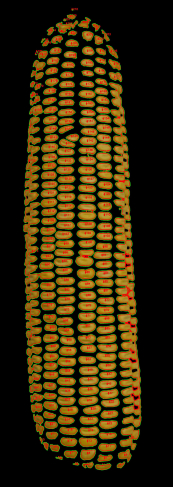
#> input picture wiki_images/otsu_26_batch6.jpg, 173 x 487 px
$ python -i contour.py   (imports and definitions only)   (older library calls are emulated)
#> lines starting #> are read from the running program, lines starting #| are printed output that depends on the picture; after the words box and inside, x2 and y2 are one past the last pixel; in counts of white or black regions, pixels touching at a corner belong together
#> further down, picture is the input picture: shape (487, 173, 3); mean B, G, R 8.4, 40, 54.9
"""Finds the contours of kernels on the ears of corn
Attributes:
    CONTOUR_COLOR (tuple): RGB color value used to draw the contours
    BLOCK_SIZE (int): The pixel size of the square to find a threshold for
    LINE_WIDTH (int): The width of contour lines
    COUNTING_METHODS (list(functions)): List containing all counting functions
"""
from skimage.feature import peak_local_max
from skimage.morphology import watershed
from scipy import ndimage
import cv2
import numpy as np
import collections

# RGB color values
GREY_SCALE_WHITE = 255
BLACK = (0,0,0)
WHITE = (255,255,255)
RED   = (0,0,255)
BLUE  = (255,0,0)

CONTOUR_COLOR = RED
BLOCK_SIZE = 71
LINE_WIDTH = 5

METHOD_NUMBER_BEGINNING = WATERSHED_METHOD = 0
METHOD_NUMBER_ENDING    = OTSU_METHOD      = 1

# [29 lines left out: function find_contours, not called in this run]

def watershed_method(image):
    """Counts the kernels from a masked, contoured image of corn using
       the watershed function

    Args:
        image (openCV Image): An open Image object.
    Returns:
        Named tuple -- A tuple containing the counted image and kernel count
                       collections.namedtuple('kernel_count_tuple','image count')
    """

    # perform pyramid mean shift filtering
    # to aid the thresholding step
    shifted = cv2.pyrMeanShiftFiltering(image, 21, 51)
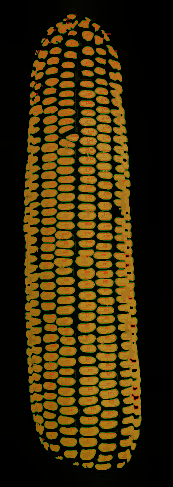
#> shifted: shape (487, 173, 3); mean B, G, R 8.6, 41.1, 54.7

    # convert the mean shift image to grayscale, then apply
    # Otsu's thresholding
    gray = cv2.cvtColor(shifted, cv2.COLOR_BGR2GRAY)
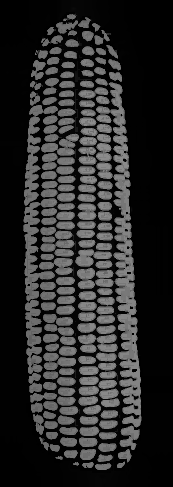
#> gray: shape (487, 173); min 0, max 142, mean 41.5
    thresh = cv2.threshold(gray, 0, 255,
        cv2.THRESH_BINARY | cv2.THRESH_OTSU)[1]
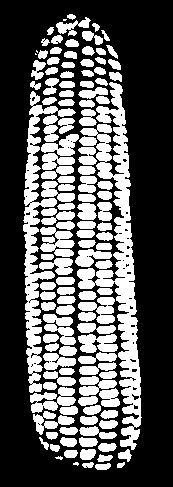
#> thresh: shape (487, 173); 35.5% white; 127 white regions (5 under 20 px), largest, box (x1, y1, x2, y2) and area: (77, 82, 142, 450) 6619, (23, 91, 76, 393) 3681, (40, 227, 75, 257) 686

    # compute the exact Euclidean distance from every binary
    # pixel to the nearest zero pixel, then find peaks in this
    # distance map
    D = ndimage.distance_transform_edt(thresh)
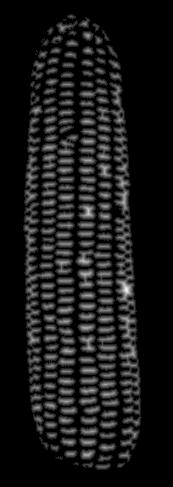
#> D: shape (487, 173) float64; min 0, max 8, mean 0.752; drawn with min black and max white
    localMax = peak_local_max(D, indices=False, min_distance=20,
        labels=thresh)
#> localMax: shape (487, 173) bool; 0.05% white in thin lines or dots, all inside (x1, y1, x2, y2) = (29, 28, 133, 455)

    # perform a connected component analysis on the local peaks,
    # using 8-connectivity, then appy the Watershed algorithm
    markers = ndimage.label(localMax, structure=np.ones((3, 3)))[0]
#> markers: shape (487, 173) int32; 43 distinct labels, from 0 to 42
    labels = watershed(-D, markers, mask=thresh)
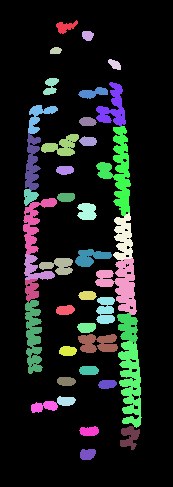
#> labels: shape (487, 173) int32; 43 distinct labels, from 0 to 42; one colour per label, 0 black

    # loop over the unique labels returned by the Watershed
    # algorithm
    for label in np.unique(labels):
        # if the label is zero, we are examining the 'background'
        # so simply ignore it
        if label == 0:
            continue

        # otherwise, allocate memory for the label region and draw
        # it on the mask
        mask = np.zeros(gray.shape, dtype="uint8")
        mask[labels == label] = 255

        # detect contours in the mask and grab the largest one
        cnts = cv2.findContours(mask.copy(), cv2.RETR_EXTERNAL,
            cv2.CHAIN_APPROX_SIMPLE)[-2]
        c = max(cnts, key=cv2.contourArea)

        # draw a circle enclosing the object
        ((x, y), r) = cv2.minEnclosingCircle(c)
        cv2.circle(image, (int(x), int(y)), int(r), (0, 255, 0), 2)
        cv2.putText(image, "#{}".format(label), (int(x) - 10, int(y)),
            cv2.FONT_HERSHEY_SIMPLEX, 0.6, (0, 0, 255), 2)
#> this loop made 43 passes
#> (x, y, r) on passes 2 to 13: (66.76, 24.6, 10.85), (87.3, 34.7, 5.95), (55.5, 51, 5.85), (114, 64.5, 7.5), (50.74, 86.26, 10.27), (92.5, 92, 14.64), (113.9, 104.2, 22.59), (42.5, 120, 18.82), (87.5, 121, 8.56), (87.5, 141, 8.56), (59.5, 142.5, 19.96), (104, 170.5, 9.71)
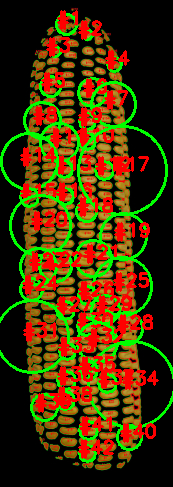
#> image: shape (487, 173, 3); mean B, G, R 5.1, 50.5, 70.1
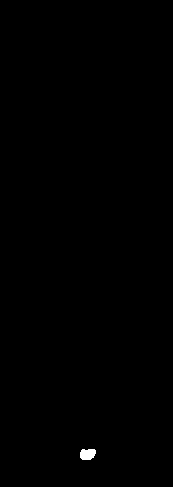
#> mask: shape (487, 173); 0.18% white; 1 white region, box (x1, y1, x2, y2) and area: (80, 449, 96, 460) 150

    # pack the result image and count into a named tuple
    kernel_count_tuple = collections.namedtuple('kernel_count_tuple','image count')
    count_result       = kernel_count_tuple(image=image, count=len(np.unique(labels)) - 1)

    return count_result

# [38 lines left out: function otsu_method, not called in this run]

COUNTING_METHODS = [watershed_method, otsu_method]

# [15 lines left out: function count_kernels, not called in this run]

>>> import cv2
>>> picture = cv2.imread('../wiki_images/otsu_26_batch6.jpg')
>>> result = watershed_method(picture)

$ run again, on wiki_images/watershed_26_batch6.jpg
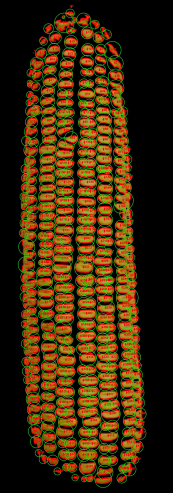
#> input picture wiki_images/watershed_26_batch6.jpg, 173 x 493 px
#> picture is the input picture: shape (493, 173, 3); mean B, G, R 9.1, 42, 64.9
#> thresh: shape (493, 173); 42.6% white; 10 white regions (5 under 20 px), largest, box (x1, y1, x2, y2) and area: (18, 10, 147, 487) 36095, (62, 462, 77, 473) 119, (39, 37, 48, 46) 48, (53, 467, 61, 475) 33, (71, 474, 79, 481) 32
#> localMax: shape (493, 173) bool; 0.05% white in thin lines or dots, all inside (x1, y1, x2, y2) = (26, 26, 136, 469)
#> markers: shape (493, 173) int32; 45 distinct labels, from 0 to 44
#> in watershed_method, `labels = watershed(-D, markers, mask=thresh)`:
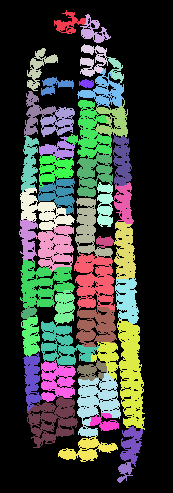
#> labels: shape (493, 173) int32; 45 distinct labels, from 0 to 44; one colour per label, 0 black
#> the loop in watershed_method, `for label in np.unique(labels): # if the label is zero, we are examini..` made 45 passes
#> (x, y, r) on passes 2 to 9: (69.5, 21.5, 15.89), (96.08, 27.62, 16.79), (39.62, 69.29, 21.74), (92.46, 59.94, 18.05), (114, 69.5, 14.33), (57, 88, 17.09), (86, 83, 7.28), (100.9, 91.71, 24.06)
#> after the loop in watershed_method, `for label in np.unique(labels):`:
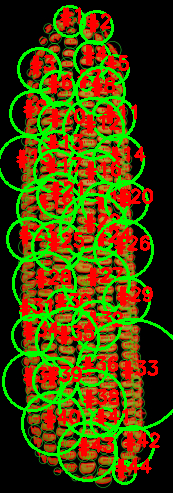
#> image: shape (493, 173, 3); mean B, G, R 5, 66, 72.4
